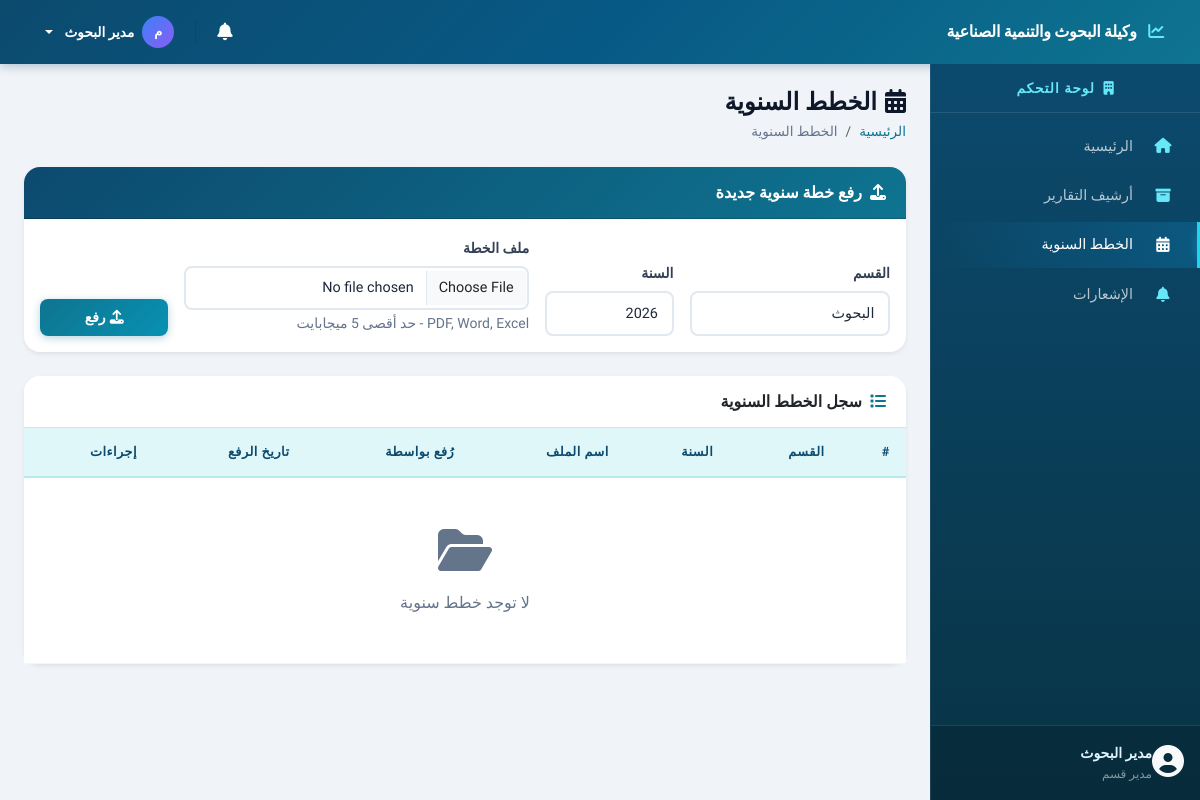
Screenshot of /pages/upload_annual_plan.php (signed in) with the database file from the repository.
### tables this page shows
CREATE TABLE IF NOT EXISTS users (
    id INT PRIMARY KEY AUTO_INCREMENT,
    name VARCHAR(100) NOT NULL,
    email VARCHAR(100) NOT NULL UNIQUE,
    password VARCHAR(255) NOT NULL,
    role ENUM('admin', 'director', 'coordinator', 'manager', 'employee') NOT NULL DEFAULT 'employee',
    department_id INT NULL,
    created_at TIMESTAMP DEFAULT CURRENT_TIMESTAMP,
    FOREIGN KEY (department_id) REFERENCES departments(id) ON DELETE SET NULL
);

### includes/functions.php (called while the page is built, shortened)
<?php
require_once __DIR__ . '/../config/database.php';
function isLoggedIn() {
    return isset($_SESSION['user_id']) && !empty($_SESSION['user_id']);
}
function isAdmin() {
    return isset($_SESSION['user_role']) && $_SESSION['user_role'] === 'admin';
}
function isManager() {
    return isset($_SESSION['user_role']) && $_SESSION['user_role'] === 'manager';
}
function isEmployee() {
    return isset($_SESSION['user_role']) && $_SESSION['user_role'] === 'employee';
}
function e($string) {
    return htmlspecialchars($string ?? '', ENT_QUOTES, 'UTF-8');
}
function db() {
    return Database::getInstance()->getConnection();
}
function dbQuery($sql, $params = []) {
    $stmt = db()->prepare($sql);
    $stmt->execute($params);
    return $stmt;
}
function dbFetchOne($sql, $params = []) {
    $stmt = dbQuery($sql, $params);
    return $stmt->fetch();
}
function dbFetchAll($sql, $params = []) {
    $stmt = dbQuery($sql, $params);
    return $stmt->fetchAll();
}
function getCurrentUser() {
    return dbFetchOne("SELECT u.*, d.name as department_name FROM users u LEFT JOIN departments d ON u.department_id = d.id WHERE u.id = ?", [$_SESSION['user_id']]);
}
function getRoleName($role) {
    $roles = [
        'admin' => 'مدير النظام',
        'director' => 'وكيلة الوكالة',
        'coordinator' => 'المنسق',
        'manager' => 'مدير قسم',
        'employee' => 'موظف'
    ];
    return $roles[$role] ?? $role;
}
function getCurrentPage() {
    return basename($_SERVER['PHP_SELF'], '.php');
}
function isActivePage($page) {
    return getCurrentPage() === $page ? 'active' : '';
}
function getDepartments() {
    return dbFetchAll("SELECT * FROM departments ORDER BY id");
}

### config/database.php (called while the page is built, shortened)
<?php
class Database {
    private static $instance = null;
    private $pdo;
    private function __construct() {
        try {
            $dsn = "mysql:host=" . DB_HOST . ";dbname=" . DB_NAME . ";charset=" . DB_CHARSET;
            $options = [
                PDO::ATTR_ERRMODE            => PDO::ERRMODE_EXCEPTION,
                PDO::ATTR_DEFAULT_FETCH_MODE => PDO::FETCH_ASSOC,
                PDO::ATTR_EMULATE_PREPARES   => false,
                PDO::MYSQL_ATTR_INIT_COMMAND => "SET NAMES utf8mb4 COLLATE utf8mb4_unicode_ci"
            ];
            $this->pdo = new PDO($dsn, DB_USER, DB_PASS, $options);
        } catch (PDOException $e) {
            die('خطأ في الاتصال بقاعدة البيانات: ' . $e->getMessage());
        }
    }
    public static function getInstance() {
        if (self::$instance === null) {
            self::$instance = new self();
        }
        return self::$instance;
    }
    public function getConnection() {
        return $this->pdo;
    }
}

### pages/upload_annual_plan.php (the view, shortened to what this page needs)
<?php
require_once __DIR__ . '/../includes/header.php';
$departments = getDepartments();
$canUpload = isAdmin() || isManager();
$plansQuery = "SELECT ap.*, d.name as department_name, u.name as uploader_name
               FROM annual_plans ap
               JOIN departments d ON ap.department_id = d.id
               JOIN users u ON ap.uploaded_by = u.id";
$plansParams = [];
if (isManager()) {
    $plansQuery .= " WHERE ap.department_id = ?";
    $plansParams[] = $_SESSION['user_department_id'];
}
$plansQuery .= " ORDER BY ap.year DESC, ap.uploaded_at DESC";
$plans = dbFetchAll($plansQuery, $plansParams);
?>
<div class="d-flex justify-content-between align-items-center mb-4">
    <div>
        <h4 class="mb-1"><i class="fas fa-calendar-alt me-2"></i>الخطط السنوية</h4>
        <nav aria-label="breadcrumb">
            <ol class="breadcrumb mb-0">
                <li class="breadcrumb-item"><a href="<?= SITE_URL ?>/pages/dashboard.php">الرئيسية</a></li>
                <li class="breadcrumb-item active">الخطط السنوية</li>
            </ol>
        </nav>
    </div>
</div>
<?php if ($canUpload): ?>
<div class="card border-0 shadow-sm mb-4">
    <div class="card-header bg-primary text-white">
        <h6 class="mb-0"><i class="fas fa-upload me-2"></i>رفع خطة سنوية جديدة</h6>
    </div>
    <div class="card-body">
        <form method="POST" enctype="multipart/form-data">
            <div class="row g-3 align-items-end">
                <div class="col-md-3">
                    <label class="form-label fw-bold">القسم</label>
                    <select class="form-select" name="department_id" required>
                        <?php foreach ($departments as $dept): ?>
                            <?php if (isAdmin() || $dept['id'] == $_SESSION['user_department_id']): ?>
                            <option value="<?= $dept['id'] ?>"><?= e($dept['name']) ?></option>
                            <?php endif; ?>
                        <?php endforeach; ?>
                    </select>
                </div>
                <div class="col-md-2">
                    <label class="form-label fw-bold">السنة</label>
                    <select class="form-select" name="year">
                        <?php for ($y = date('Y') + 1; $y >= date('Y') - 2; $y--): ?>
                        <option value="<?= $y ?>" <?= $y == date('Y') ? 'selected' : '' ?>><?= $y ?></option>
                        <?php endfor; ?>
                    </select>
                </div>
                <div class="col-md-5">
                    <label class="form-label fw-bold">ملف الخطة</label>
                    <input type="file" class="form-control" name="plan_file" required
                           accept=".pdf,.docx,.xlsx">
                    <small class="text-muted">PDF, Word, Excel - حد أقصى 5 ميجابايت</small>
                </div>
                <div class="col-md-2">
                    <button type="submit" class="btn btn-primary w-100">
                        <i class="fas fa-upload me-1"></i>رفع
                    </button>
                </div>
            </div>
        </form>
    </div>
</div>
<?php endif; ?>
<div class="card border-0 shadow-sm mb-4">
    <div class="card-header bg-white border-bottom">
        <h6 class="mb-0 fw-bold"><i class="fas fa-list me-2 text-primary"></i>سجل الخطط السنوية</h6>
    </div>
    <div class="card-body p-0">
        <div class="table-responsive">
            <table class="table table-hover align-middle mb-0">
                <thead class="table-light">
                    <tr>
                        <th>#</th>
                        <th>القسم</th>
                        <th>السنة</th>
                        <th>اسم الملف</th>
                        <th>رُفع بواسطة</th>
                        <th>تاريخ الرفع</th>
                        <th>إجراءات</th>
                    </tr>
                </thead>
                <tbody>
                    <?php if (empty($plans)): ?>
                    <tr>
                        <td colspan="7" class="text-center text-muted py-5">
                            <i class="fas fa-folder-open fa-3x mb-3 d-block"></i>
                            لا توجد خطط سنوية
                        </td>
                    </tr>
                    <?php endif; ?>
                </tbody>
            </table>
        </div>
    </div>
</div>
<?php require_once __DIR__ . '/../includes/footer.php'; ?>

### includes/header.php (shortened to what this page needs)
<?php
require_once __DIR__ . '/functions.php';
$currentUser = getCurrentUser();
?>
<!DOCTYPE html>
<html lang="ar" dir="rtl">
<head>
    <link rel="stylesheet" href="https://cdn.jsdelivr.net/npm/bootstrap@5.3.0/dist/css/bootstrap.rtl.min.css">
    <link rel="stylesheet" href="https://cdnjs.cloudflare.com/ajax/libs/font-awesome/6.4.0/css/all.min.css">
    <link rel="stylesheet" href="https://cdn.jsdelivr.net/npm/sweetalert2@11/dist/sweetalert2.min.css">
    <link rel="stylesheet" href="<?= SITE_URL ?>/assets/css/style.css">
</head>
<body>
    <nav class="navbar navbar-expand-lg navbar-dark bg-primary fixed-top">
        <div class="container-fluid">
            <a class="navbar-brand" href="<?= SITE_URL ?>/pages/dashboard.php">
                <i class="fas fa-chart-line me-2"></i>
                <span class="d-none d-sm-inline"><?= e(SITE_NAME) ?></span>
            </a>
            <div class="d-flex align-items-center ms-auto gap-1">
                <div class="dropdown">
                    <button class="btn btn-link text-white position-relative px-2" data-bs-toggle="dropdown" aria-expanded="false" style="font-size: 1.1rem;">
                        <i class="fas fa-bell"></i>
                    </button>
                </div>
                <div class="dropdown">
                    <button class="btn btn-link text-white dropdown-toggle text-decoration-none d-flex align-items-center gap-2 px-2" data-bs-toggle="dropdown">
                        <div class="d-flex align-items-center justify-content-center rounded-circle" style="width:32px; height:32px; background: linear-gradient(135deg, #3b82f6, #8b5cf6); font-size: 0.8rem;">
                            <?= mb_substr($currentUser['name'] ?? '', 0, 1) ?>
                        </div>
                        <span class="d-none d-md-inline" style="font-size: 0.85rem;"><?= e($currentUser['name'] ?? '') ?></span>
                    </button>
                </div>
            </div>
        </div>
    </nav>
    <div class="d-flex" id="wrapper">
        <?php include __DIR__ . '/sidebar.php'; ?>
        <div class="flex-grow-1" id="page-content">
            <div class="container-fluid p-4">

### includes/sidebar.php (shortened to what this page needs)
<div class="sidebar bg-dark text-white" id="sidebar">
    <div class="sidebar-header text-center py-3 border-bottom border-secondary">
        <h6 class="mb-0">
            <i class="fas fa-building me-1"></i>
            لوحة التحكم
        </h6>
    </div>
    <nav class="sidebar-nav">
        <ul class="nav flex-column py-2">
            <li class="nav-item">
                <a class="nav-link <?= isActivePage('dashboard') ?>" href="<?= SITE_URL ?>/pages/dashboard.php">
                    <i class="fas fa-home me-2"></i>
                    <span>الرئيسية</span>
                </a>
            </li>
            <li class="nav-item">
                <a class="nav-link <?= isActivePage('reports_archive') ?>" href="<?= SITE_URL ?>/pages/reports_archive.php">
                    <i class="fas fa-archive me-2"></i>
                    <span>أرشيف التقارير</span>
                </a>
            </li>
            <?php if (!isEmployee()): ?>
            <li class="nav-item">
                <a class="nav-link <?= isActivePage('upload_annual_plan') ?>" href="<?= SITE_URL ?>/pages/upload_annual_plan.php">
                    <i class="fas fa-calendar-alt me-2"></i>
                    <span>الخطط السنوية</span>
                </a>
            </li>
            <?php endif; ?>
            <li class="nav-item">
                <a class="nav-link <?= isActivePage('notifications') ?>" href="<?= SITE_URL ?>/pages/notifications.php">
                    <i class="fas fa-bell me-2"></i>
                    <span>الإشعارات</span>
                </a>
            </li>
        </ul>
    </nav>
    <div class="sidebar-footer border-top border-secondary p-3 mt-auto">
        <div class="d-flex align-items-center">
            <div class="flex-shrink-0">
                <i class="fas fa-user-circle fa-2x text-light"></i>
            </div>
            <div class="flex-grow-1 me-2 overflow-hidden">
                <div class="fw-bold small text-truncate"><?= e($currentUser['name'] ?? '') ?></div>
                <div class="text-muted smaller"><?= getRoleName($currentUser['role'] ?? '') ?></div>
            </div>
        </div>
    </div>
</div>

### rows the page displays
users: name "م", name "مدير البحوث", role "مدير قسم"

### other values shown
SITE_NAME "وكيلة البحوث والتنمية الصناعية"
form field department_id "البحوث"
form field year "2026"
